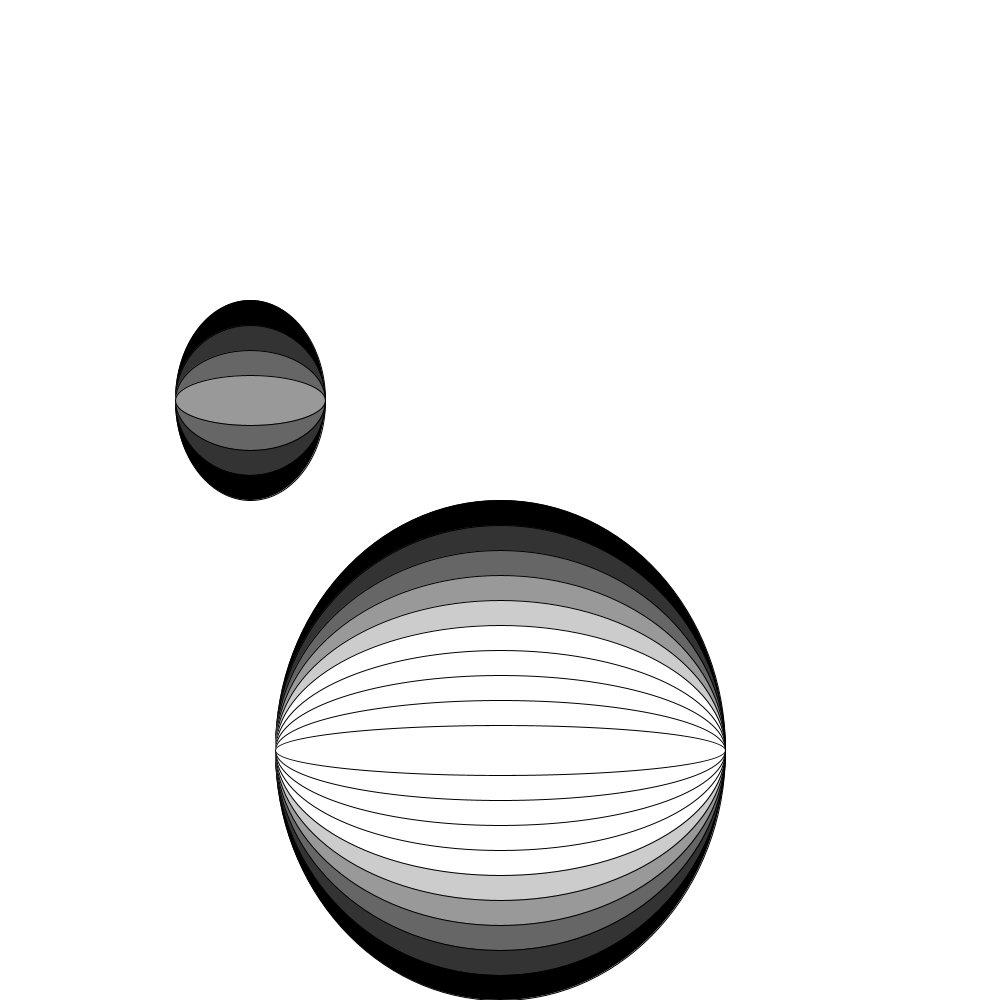
Frame 1 (no input)
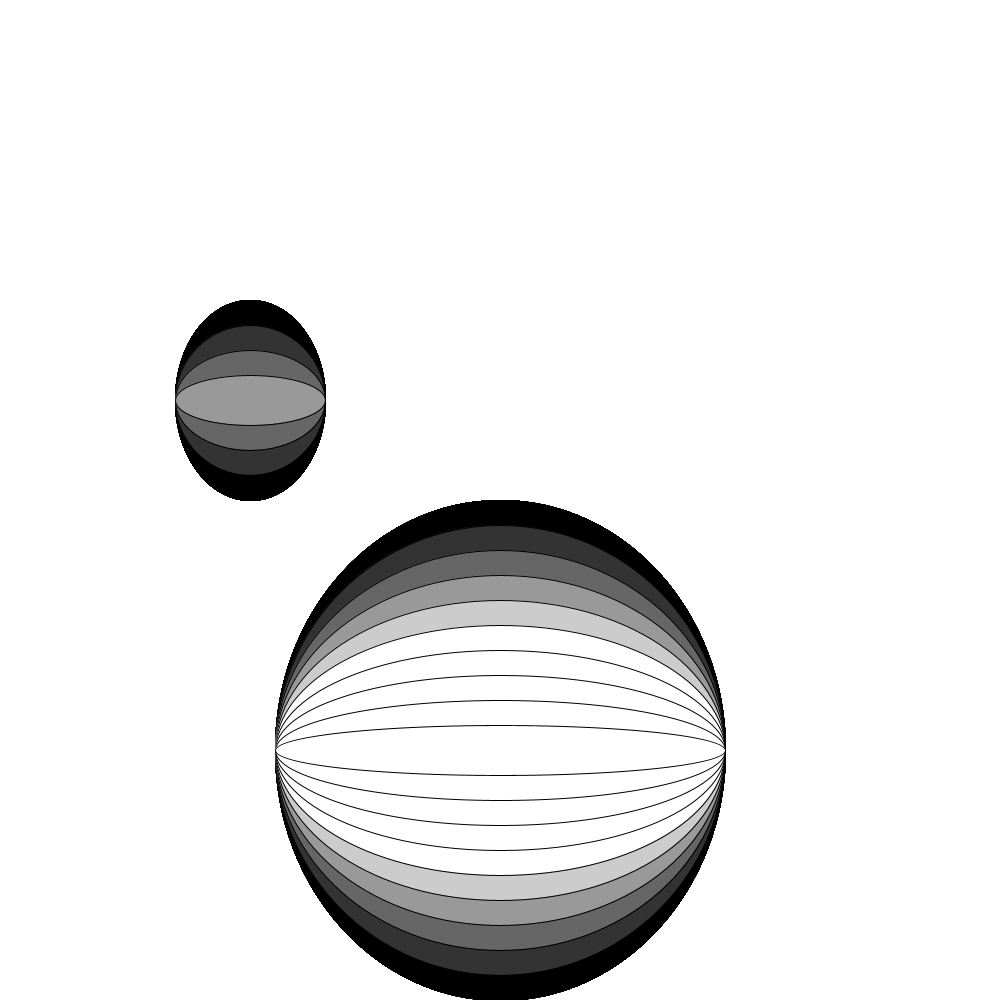
Frame 60 (the mouse pressed at the canvas centre just before this capture)
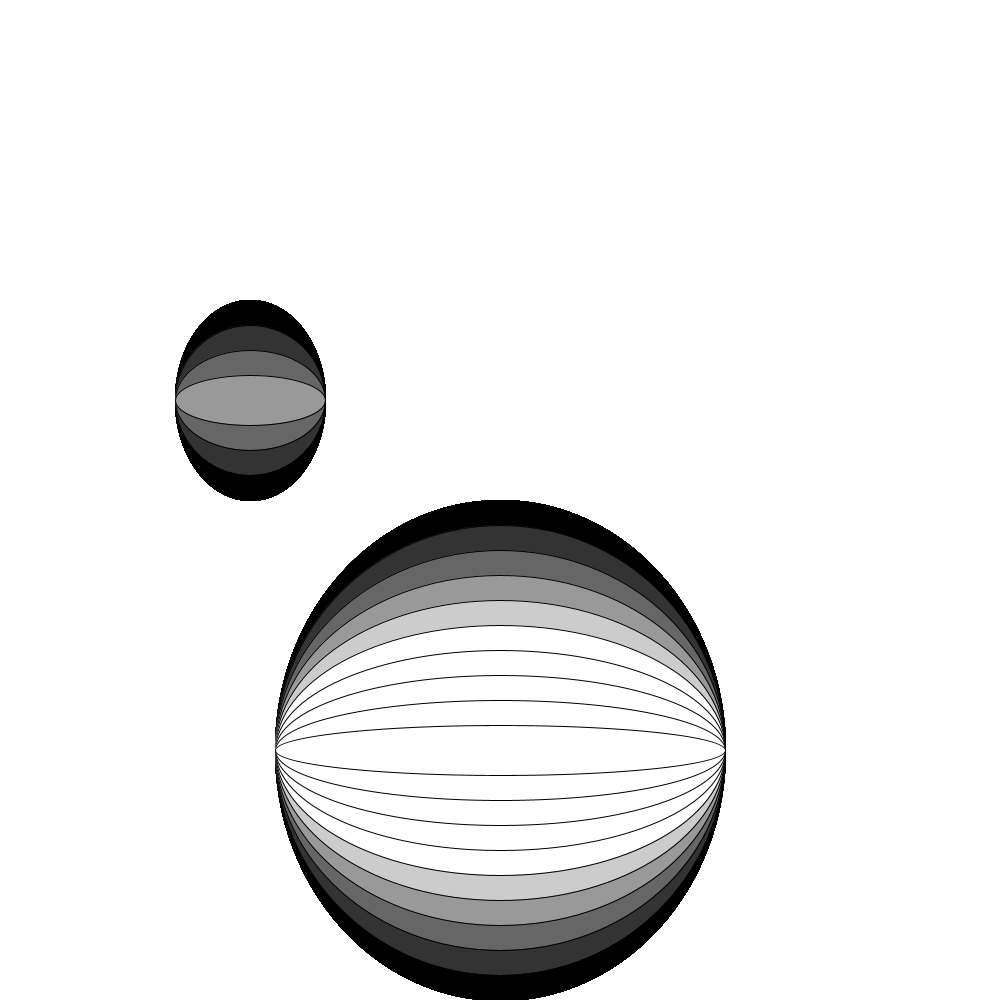
Frame 120 (the mouse held since frame 60 and released just before this capture)

The Processing sketch that drew these frames (run headless with seeded random() and noise(); from frame 60 on, the mouse is pressed at the canvas centre):

// Processing sketch: circulo
// ── circulo.pde
void setup() {
  size(1000, 1000);
  background(255);
}

void draw() {
  dibujarCirculo(width*0.25, height * 0.4, 200, 4);
  dibujarCirculo(width*0.5, height * 0.75, 500, 10);
}

void dibujarCirculo(float xPos, float yPos, float size, float numero) {
  float grayValue = 255 / 5;
  float steps = size/numero;
  for(int i = 0; i < numero; i++) {
    fill(i*grayValue);
    ellipse(xPos, yPos, size - 1*steps, size - i*steps);
  }
}
